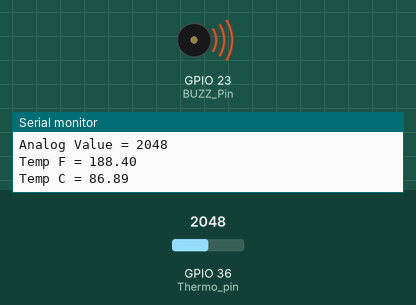
This sketch was run on a simulated ESP32. Parts: buzzer (waves = sounding, pin HIGH), the last lines printed to the serial monitor. Inputs (shaded band) come from the test bench; at power-on: GPIO 36 (Thermo_pin) = 2048.

Above: at 3.3 s.
3.4 s: GPIO 36 (Thermo_pin) set to 1522
6.9 s: GPIO 36 (Thermo_pin) set to 1404
At 8.0 s:
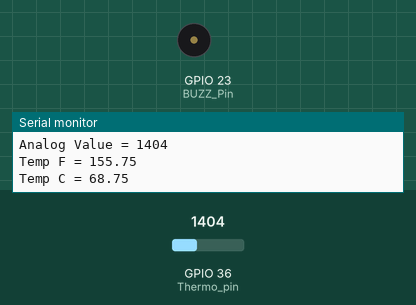
10.2 s: GPIO 36 (Thermo_pin) set to 2047
At 12.3 s:
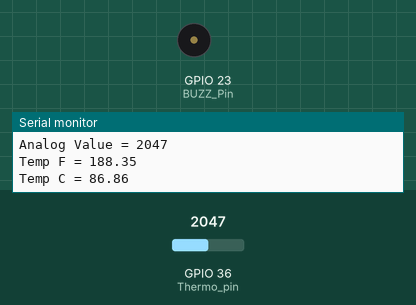
17.0 s: GPIO 36 (Thermo_pin) set to 1228
At 17.6 s:
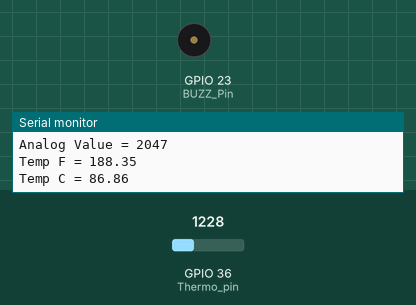
Timing chart, 0 to 20.0 s (numbered marks = the images above; inputs shaded):
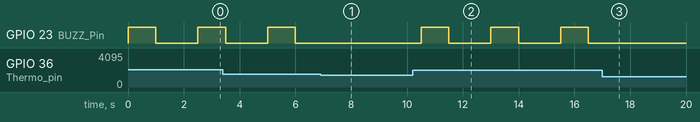

Measured:
- the behaviour switches between 1449 and 1448 on GPIO 36 (Thermo_pin) (found by bisection; images 0 and 1)
- after the input at 6.9 s, GPIO 23 (BUZZ_Pin): stays LOW (without the input it goes to HIGH after 0.60 s)
- after the input at 10.2 s, GPIO 23 (BUZZ_Pin): alternates HIGH for 1.0 s and LOW for 1.5 s, starting after 0.30 s
- after the input at 17.0 s, GPIO 23 (BUZZ_Pin): stays LOW (without the input it goes to HIGH after 1.0 s)

The sketch:

TempProbeCalibration.ino
```cpp
#define Thermo_pin 36 // ESP32 pin GIOP36 (ADC0)
#define BUZZ_Pin 23

void setup() {
  // initialize serial communication at 9600 bits per second:
  Serial.begin(115200);

  pinMode(BUZZ_Pin, OUTPUT);
  digitalWrite(BUZZ_Pin, LOW);

  // set the ADC attenuation to 11 dB (up to ~3.3V input)
  analogSetAttenuation(ADC_11db);
}

void loop() {
  // reads the input on analog pin (value between 0 and 4095)
  int analogValue = analogRead(Thermo_pin);
  float tempF = (0.0507*analogValue) + 84.567;
  float tempC = (tempF-32.00)*(5.0/9.0);
  Serial.print("Analog Value = ");
  Serial.println(analogValue);
  Serial.print("Temp F = ");
  Serial.println(tempF);
  Serial.print("Temp C = ");
  Serial.println(tempC);

  if (tempF >= 158) {
   digitalWrite(BUZZ_Pin, HIGH);
   delay(1000);
   digitalWrite(BUZZ_Pin, LOW);
   delay(500);
  }

  delay(1000);
}
```
